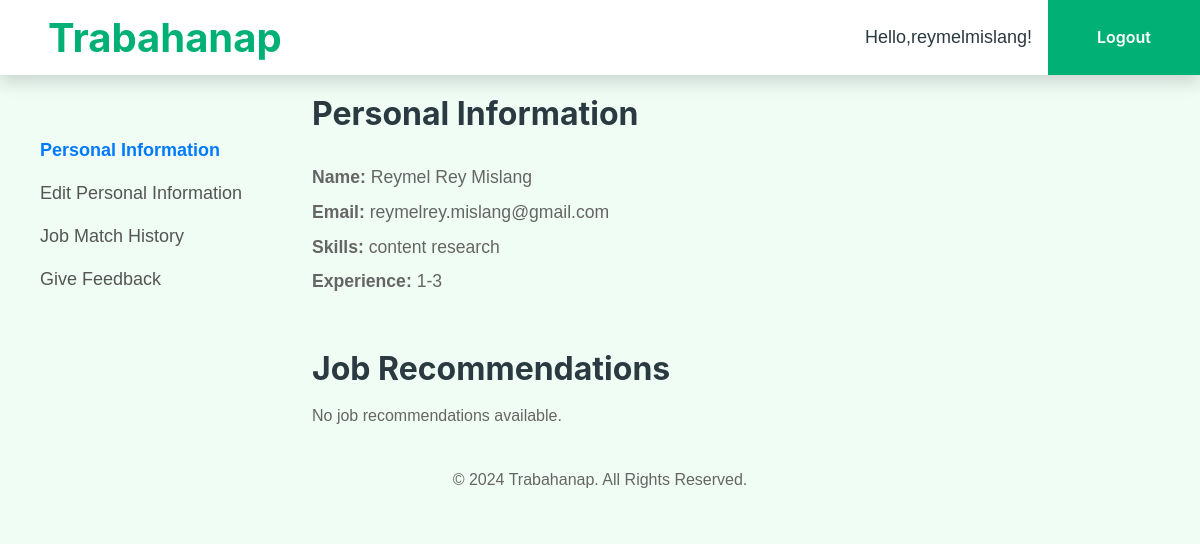
The page /profile/ (signed in) on the database as committed earlier.
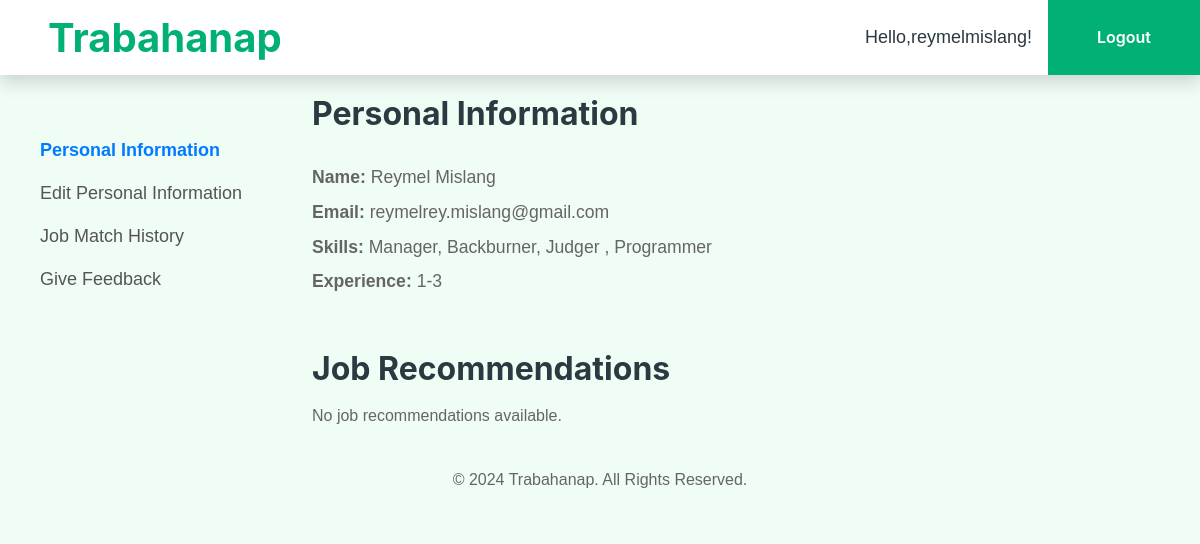
The same page on the database as committed later.
### applicant/models.py (models this page shows, shortened)
class Applicant(models.Model):
    user = models.OneToOneField(User, on_delete=models.CASCADE)
    status = models.CharField(max_length=20, default='applicant')  # Ensure this field exists
    name = models.CharField(max_length=100)
    email = models.EmailField()
    skills = models.TextField()
    experience = models.TextField()
    resume = models.FileField(upload_to='resumes/', null=True, blank=True)
    created_at = models.DateTimeField(auto_now_add=True)

### applicant/views.py (the view, shortened to what this page needs)
# urls.py: path('profile/', views.profile, name='profile'),  # User profile
@login_required
def profile(request):
    try:
        applicant = Applicant.objects.get(user=request.user)
    except Applicant.DoesNotExist:
        applicant = None
    job_recommendations = []
    similarity_scores = []
    recommendation_precision = 0.0
    total_similarity = 0.0  # Initialize total similarity score
    progress = 0  # Initialize progress bar value
    if applicant:
        applicant_text = f"{applicant.skills} {applicant.experience}".strip()
        if not applicant_text:
            return render(request, 'applicant/profile.html', {
                'form': ApplicantProfileForm(instance=applicant),
                'error': 'Please fill in your skills and experience to get job recommendations.'
            })
        jobs = Job.objects.all()
        if not jobs:
            return render(request, 'applicant/profile.html', {
                'form': ApplicantProfileForm(instance=applicant),
                'error': 'No jobs available to recommend.'
            })
        job_descriptions = [
            f"{job.job_role} {job.company} {job.location} {job.job_experience} {job.skills_description}"
            for job in jobs
        ]
        texts = [applicant_text] + job_descriptions
        vectorizer = TfidfVectorizer(stop_words='english')
        tfidf_matrix = vectorizer.fit_transform(texts)  # Transform the texts to TF-IDF vectors
        cosine_similarities = cosine_similarity(tfidf_matrix[0:1], tfidf_matrix[1:])
        sorted_jobs = sorted(zip(cosine_similarities[0], jobs), reverse=True, key=lambda x: x[0])
        unique_jobs = []
        seen_jobs = set()
        for _, job in sorted_jobs:
            if job.id not in seen_jobs:
                unique_jobs.append(job)
                seen_jobs.add(job.id)
            if len(unique_jobs) == 6:  # Limit to 6 jobs
                break
        job_recommendations = unique_jobs
        similarity_scores = [score for score, _ in sorted_jobs[:6]]  # Top 6 similarity scores
        total_similarity = sum(similarity_scores)
        threshold = 0.4  # Increase threshold for more relevant recommendations
        relevant_count = sum(1 for score in similarity_scores if score >= threshold)
        recommendation_precision = relevant_count / len(similarity_scores) if similarity_scores else 0.0
    if request.method == 'POST':
        form = ApplicantProfileForm(request.POST, request.FILES, instance=applicant)
        if form.is_valid():
            applicant = form.save(commit=False)
            applicant.user = request.user
            applicant.save()
            applicant_text = f"{applicant.skills} {applicant.experience}".strip()
            if applicant_text:
                jobs = Job.objects.all()
                job_descriptions = [
                    f"{job.job_role} {job.company} {job.location} {job.job_experience} {job.skills_description}"
                    for job in jobs
                ]
                texts = [applicant_text] + job_descriptions
                vectorizer = TfidfVectorizer(stop_words='english')
                tfidf_matrix = vectorizer.fit_transform(texts)
                cosine_similarities = cosine_similarity(tfidf_matrix[0:1], tfidf_matrix[1:])
                sorted_jobs = sorted(zip(cosine_similarities[0], jobs), reverse=True, key=lambda x: x[0])
                unique_jobs = []
                seen_jobs = set()
                for _, job in sorted_jobs:
                    if job.id not in seen_jobs:
                        unique_jobs.append(job)
                        seen_jobs.add(job.id)
                    if len(unique_jobs) == 6:  # Limit to 6 jobs
                        break
                job_recommendations = unique_jobs
                for idx, (job, similarity_score) in enumerate(zip(job_recommendations, similarity_scores)):
                    if not JobRecommendation.objects.filter(applicant=applicant, job=job).exists():
                        job_rec = JobRecommendation(
                            applicant=applicant,
                            job=job,
                            similarity_score=similarity_score,
                            is_relevant=similarity_score >= threshold
                        )
                        job_rec.save()
                        progress = int(((idx + 1) / len(job_recommendations)) * 100)
                        print(f"Updated Job Recommendations for Applicant {applicant.user.username}:")
                        for job, score in zip(job_recommendations, similarity_scores):
                            print(f"Job: {job.job_role} at {job.company}, Similarity Score: {score}")
                        print(f"Total Similarity: {total_similarity}")
                        if recommendation_precision == 1.0:
                          print("Recommendation Precision: 1.0000")
                        else:
                          print(f"Recommendation Precision: {recommendation_precision * 100:.2f}%")
            return redirect('profile')  # Redirect to profile after saving
    else:
        form = ApplicantProfileForm(instance=applicant)
    return render(request, 'applicant/profile.html', {
        'form': form,
        'job_recommendations': job_recommendations,
        'similarity_scores': similarity_scores,
        'recommendation_precision': recommendation_precision,
        'total_similarity': total_similarity,  # Pass the total similarity to the template
        'applicant': applicant,
        'progress': progress  # Pass progress bar value to template
    })

### applicant/templates/applicant/profile.html (shortened to what this page needs)
<!DOCTYPE html>
<html lang="en">
<head>
    {% load static %}
    <link href="{% static 'css/bootstrap.min.css' %}" rel="stylesheet">
    <link href="{% static 'css/style.css' %}" rel="stylesheet">
</head>
<body>
    <nav class="navbar navbar-expand-lg bg-white navbar-light shadow sticky-top p-0">
        <a href="{% url 'index' %}" class="navbar-brand d-flex align-items-center text-center py-0 px-4 px-lg-5">
            <h1 class="m-0 text-primary">Trabahanap</h1>
        </a>
        <div class="collapse navbar-collapse" id="navbarCollapse">
            <div class="d-flex ms-auto align-items-center p-4 p-lg-0">
                <span class="nav-item nav-link text-dark me-3">
                    Hello,{{ user.username }}!
                </span>
                {% if user.is_authenticated %}
                    <a href="{% url 'logout' %}" class="btn btn-primary rounded-0 py-4 px-lg-5">Logout</a>
                {% else %}
                    <a href="{% url 'login' %}" class="btn btn-primary rounded-0 py-4 px-lg-5">Login<i class="fa fa-sign-in-alt ms-3"></i></a>
                {% endif %}
            </div>
        </div>
    </nav>
<div class="container-fluid" style="margin-top: 20px;">
    <div class="row">
        <div class="col-lg-3 col-md-4 col-12 bg-light p-4">
            <ul class="nav flex-column">
                <li class="nav-item" style="margin-bottom: -20px;">
                    <a class="nav-link active" href="#" id="personalInfoLink" style="font-size: 18px;">Personal Information</a>
                </li>
                <li class="nav-item" style="margin-bottom: -20px;">
                    <a class="nav-link" href="#" id="editPersonalInfoLink" data-bs-toggle="modal" data-bs-target="#personalInfoModal" style="font-size: 18px;">Edit Personal Information</a>
                </li>
                <li class="nav-item" style="margin-bottom: -20px;">
                    <a class="nav-link" href="#" data-bs-toggle="modal" data-bs-target="#jobMatchHistoryModal" style="font-size: 18px;">Job Match History</a>
                </li>
                <li class="nav-item" style="margin-bottom: -20px;">
                    <a class="nav-link" href="#" data-bs-toggle="modal" data-bs-target="#feedbackModal" style="font-size: 18px;">Give Feedback</a>
                </li>
            </ul>
        </div>
<div class="col-lg-9 col-md-8 col-12">
    {% block content %}
        <div class="row">
            <div class="col-md-12">
                <div class="col-md-6 applicant-info">
                    <h2 class="section-header">Personal Information</h2>
                    <br>
                    <p><strong>Name:</strong> {{ applicant.name }}</p>
                    <p><strong>Email:</strong> {{ applicant.email }}</p>
                    <p><strong>Skills:</strong> {{ applicant.skills }}</p>
                    <p><strong>Experience:</strong> {{ applicant.experience }}</p>
                </div>
            </div>
        </div>
<div class="row job-recommendations">
    <div class="col-md-12">
        <h2 class="my-3">Job Recommendations</h2>
        {% if job_recommendations %}
            <div class="row">
                {% for job in job_recommendations %}
                    <div class="col-lg-4 col-md-6 mb-3">
                        <div class="card shadow-sm h-100">
                            <div class="card-body">
                                <h4 class="card-title">{{ job.job_role }}</h4>
                                <p class="card-text"><strong>Company:</strong> {{ job.company }}</p>
                                <p class="card-text"><strong>Location:</strong> {{ job.location }}</p>
                                <p class="card-text"><strong>Experience Required:</strong> {{ job.job_experience }}</p>
                                <p class="card-text"><strong>Skills/Description:</strong> {{ job.skills_description|truncatewords:30 }}</p>
                                <a href="{% url 'apply_now' job.id %}" class="btn btn-primary mt-3">Apply Now</a>
                            </div>
                        </div>
                    </div>
                {% endfor %}
            </div>
        {% else %}
            <p>No job recommendations available.</p>
        {% endif %}
    </div>
</div>
    {% endblock %}
</div>
  <footer class="bg-light text-center py-4">
    <p class="mb-0">&copy; 2024 Trabahanap. All Rights Reserved.</p>
</footer>
</body>
</html>

### applicant/static/css/style.css (style rules this page uses)
:root { --primary: #00B074; --secondary: #2B9BFF; --light: #EFFDF5; --dark: #2B3940; }
.btn { font-family: 'Inter', sans-serif; font-weight: 600; transition: .5s; }
.btn.btn-primary, .btn.btn-secondary { color: #FFFFFF; }
.navbar-light .navbar-brand, .navbar-light a.btn { height: 75px; }
.navbar-light.sticky-top { top: -100px; transition: .5s; }

### applicant/templates/applicant/profile.html (style rules this page uses)
.nav-link { font-size: 18px; }
.applicant-info p { font-size: 1.1rem; line-height: 1.4; margin-bottom: 10px; }
.applicant-info strong { font-weight: 600; }
.job-recommendations { margin-top: 30px; }
.btn-primary { width: 100%; }
.nav-item { padding: 10px 0; }
.nav-link { color: #555; }
.nav-link.active { color: #007bff; font-weight: bold; }

Rows that differ between the two databases and show on the page:
changed Applicant "reymelrey.mislang@gmail.com": name "Reymel Rey Mislang" → "Reymel Mislang"; skills "content research" → "Manager, Backburner, Judger , Programmer"
